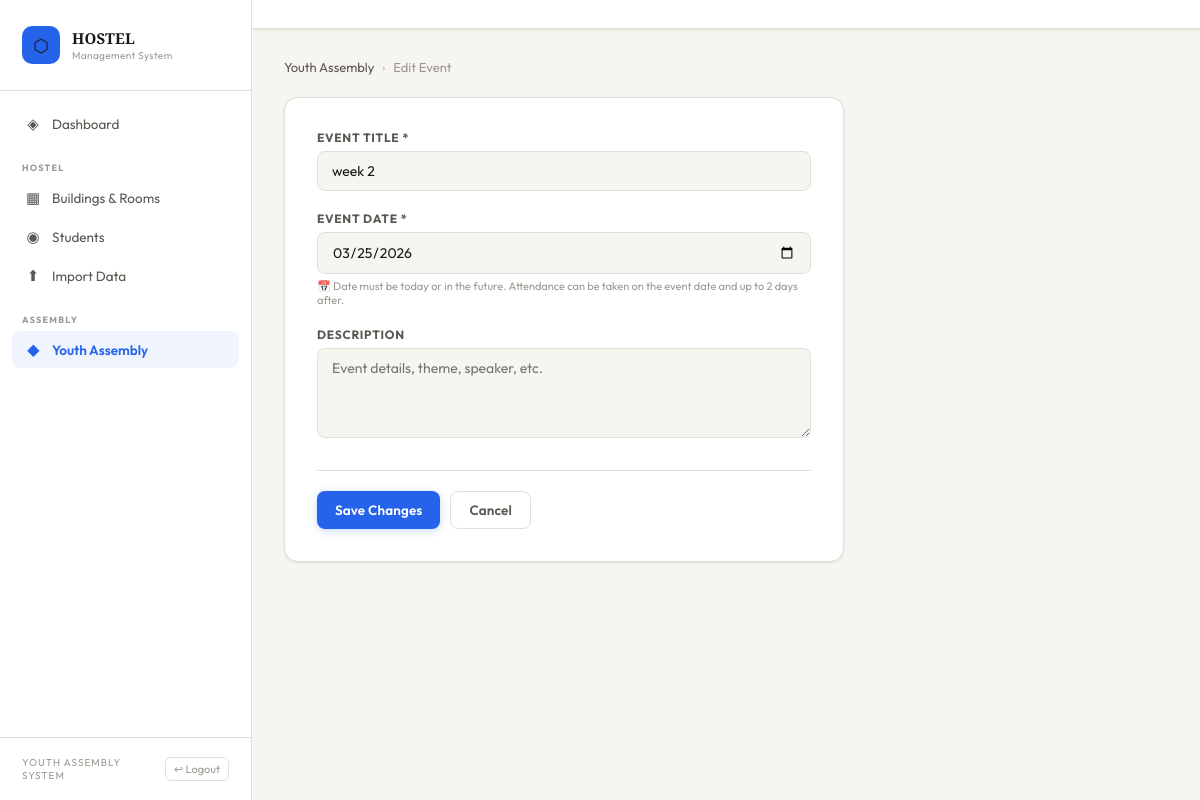
The app's page /assembly/3/edit (signed in), older data.
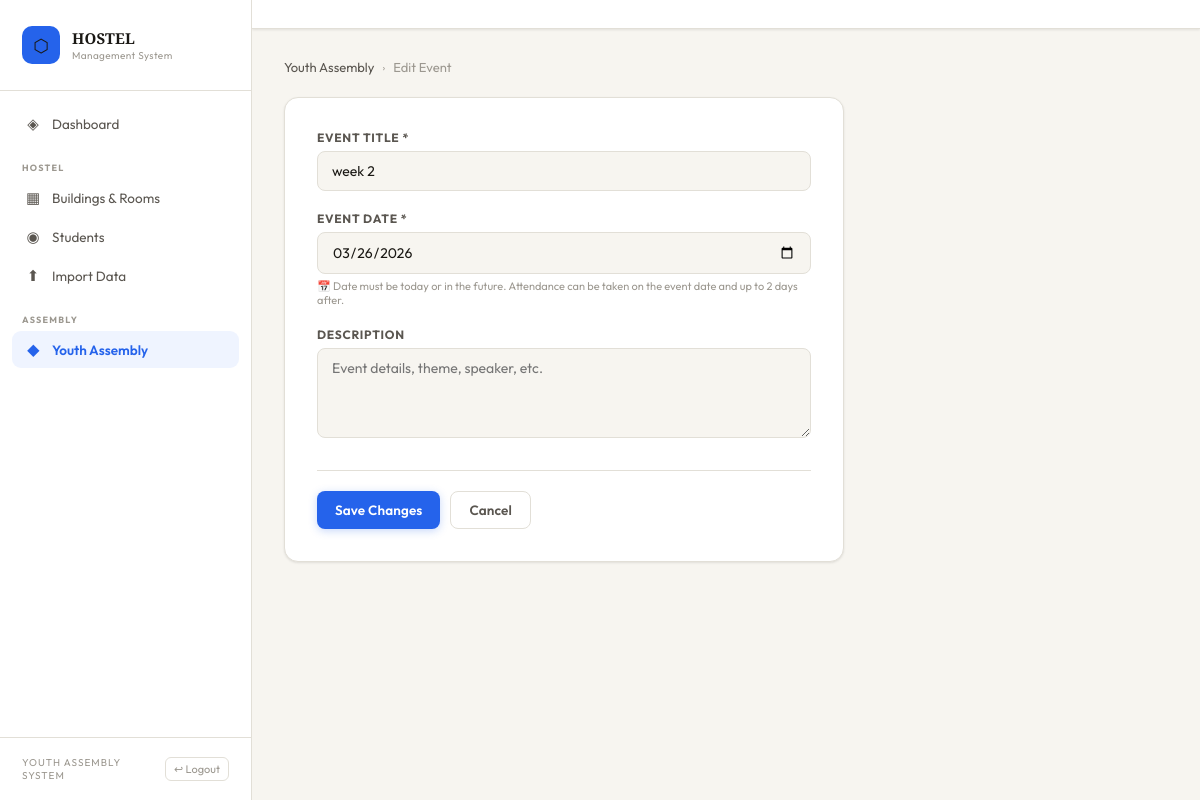
The same page, newer data.
### tables this page shows
CREATE TABLE events (
            id INTEGER PRIMARY KEY AUTOINCREMENT,
            title TEXT NOT NULL,
            event_date TEXT NOT NULL,
            description TEXT,
            created_at TIMESTAMP DEFAULT CURRENT_TIMESTAMP
        );

### app.py (the view)
@app.route('/assembly/<int:id>/edit', methods=['GET','POST'])
def edit_event(id):
    conn = get_db()
    if request.method == 'POST':
        conn.execute('UPDATE events SET title=?, event_date=?, description=? WHERE id=?',
                     (request.form['title'], request.form['event_date'], request.form.get('description',''), id))
        conn.commit(); conn.close()
        return redirect(url_for('assembly'))
    event = conn.execute('SELECT * FROM events WHERE id=?', (id,)).fetchone()
    conn.close()
    today = date.today().strftime('%Y-%m-%d')
    return render_template('event_form.html', event=event, today=today)

### app.py (called while the page is built)
@app.before_request
def auth_guard():
    ep = request.endpoint
    if not ep or ep in PUBLIC_ROUTES:
        return
    is_admin     = session.get('admin')
    is_volunteer = session.get('volunteer')
    if is_volunteer and not is_admin:
        if ep not in VOLUNTEER_ALLOWED:
            return redirect(url_for('volunteer_dashboard'))
        return
    if not is_admin and not is_volunteer:
        if ep not in VOLUNTEER_ALLOWED:
            return redirect(url_for('admin_login'))

def get_db():
    conn = sqlite3.connect(DB)
    conn.row_factory = sqlite3.Row
    return conn

### templates/event_form.html (shortened to what this page needs)
{% extends 'base.html' %}  {% block content %}
<div class="breadcrumb">
  <a href="{{ url_for('assembly') }}">Youth Assembly</a>
  <span class="breadcrumb-sep">›</span>
  <span>{{ 'Edit Event' if event else 'New Event' }}</span>
</div>
<div class="form-card">
  <form method="POST">
    <div class="form-group">
      <label>Event Title *</label>
      <input
        type="text"
        name="title"
        value="{{ event.title if event else '' }}"
        placeholder="e.g. Weekly Youth Assembly — Week 12"
        required
      />
    </div>
    <div class="form-group">
      <label>Event Date *</label>
      <input
        type="date"
        name="event_date"
        value="{{ event.event_date if event else '' }}"
        min="{{ today }}"
        required
      />
      <div class="field-hint">
        📅 Date must be today or in the future. Attendance can be taken on the
        event date and up to 2 days after.
      </div>
    </div>
    <div class="form-group">
      <label>Description</label>
      <textarea
        name="description"
        placeholder="Event details, theme, speaker, etc."
      >
{{ event.description if event else '' }}</textarea
      >
    </div>
    <div class="form-actions">
      <button type="submit" class="btn btn-primary">
        {{ 'Save Changes' if event else 'Create Event' }}
      </button>
      <a href="{{ url_for('assembly') }}" class="btn btn-secondary">Cancel</a>
    </div>
  </form>
</div>
{% endblock %}

Row changes from the older to the newer data that the page shows:
changed events "week 2": event_date "03/25/2026" → "03/26/2026"
